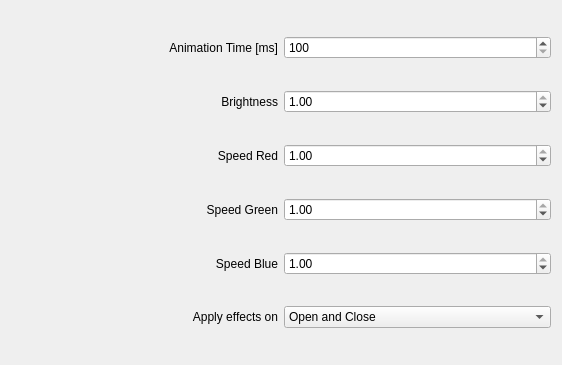
<?xml version="1.0" encoding="UTF-8"?>

<!--
SPDX-FileCopyrightText: Simon Schneegans <code@simonschneegans.de>
SPDX-License-Identifier: GPL-3.0-or-later
-->

<ui version="4.0">
 <class>BMWConfigForm</class>
 <widget class="QWidget" name="BMWConfigForm">
  <property name="geometry">
   <rect>
    <x>0</x>
    <y>0</y>
    <width>562</width>
    <height>365</height>
   </rect>
  </property>
  <layout class="QGridLayout" name="gridLayout">
   <item row="2" column="0">
    <widget class="QLabel" name="label_2">
     <property name="text">
      <string>Speed Red</string>
     </property>
     <property name="alignment">
      <set>Qt::AlignmentFlag::AlignRight|Qt::AlignmentFlag::AlignTrailing|Qt::AlignmentFlag::AlignVCenter</set>
     </property>
    </widget>
   </item>
   <item row="0" column="1">
    <widget class="QSpinBox" name="kcfg_Duration">
     <property name="minimum">
      <number>100</number>
     </property>
     <property name="maximum">
      <number>9999</number>
     </property>
     <property name="singleStep">
      <number>100</number>
     </property>
    </widget>
   </item>
   <item row="1" column="0">
    <widget class="QLabel" name="label_3">
     <property name="text">
      <string>Brightness</string>
     </property>
     <property name="alignment">
      <set>Qt::AlignmentFlag::AlignRight|Qt::AlignmentFlag::AlignTrailing|Qt::AlignmentFlag::AlignVCenter</set>
     </property>
    </widget>
   </item>
   <item row="0" column="0">
    <widget class="QLabel" name="label">
     <property name="text">
      <string>Animation Time [ms]</string>
     </property>
     <property name="alignment">
      <set>Qt::AlignmentFlag::AlignRight|Qt::AlignmentFlag::AlignTrailing|Qt::AlignmentFlag::AlignVCenter</set>
     </property>
    </widget>
   </item>
   <item row="1" column="1">
    <widget class="QDoubleSpinBox" name="kcfg_Brightness">
     <property name="minimum">
      <double>0.000000000000000</double>
     </property>
     <property name="maximum">
      <double>1.000000000000000</double>
     </property>
     <property name="singleStep">
      <double>0.100000000000000</double>
     </property>
     <property name="value">
      <double>1.000000000000000</double>
     </property>
    </widget>
   </item>
   <item row="3" column="0">
    <widget class="QLabel" name="label_4">
     <property name="text">
      <string>Speed Green</string>
     </property>
     <property name="alignment">
      <set>Qt::AlignmentFlag::AlignRight|Qt::AlignmentFlag::AlignTrailing|Qt::AlignmentFlag::AlignVCenter</set>
     </property>
    </widget>
   </item>
   <item row="4" column="0">
    <widget class="QLabel" name="label_4">
     <property name="text">
      <string>Speed Blue</string>
     </property>
     <property name="alignment">
      <set>Qt::AlignmentFlag::AlignRight|Qt::AlignmentFlag::AlignTrailing|Qt::AlignmentFlag::AlignVCenter</set>
     </property>
    </widget>
   </item>
   <item row="2" column="1">
    <widget class="QDoubleSpinBox" name="kcfg_SpeedR">
     <property name="maximum">
      <double>1.000000000000000</double>
     </property>
     <property name="singleStep">
      <double>0.100000000000000</double>
     </property>
     <property name="value">
      <double>1.000000000000000</double>
     </property>
    </widget>
   </item>
   <item row="3" column="1">
    <widget class="QDoubleSpinBox" name="kcfg_SpeedG">
     <property name="minimum">
      <double>0.000000000000000</double>
     </property>
     <property name="maximum">
      <double>1.000000000000000</double>
     </property>
     <property name="singleStep">
      <double>0.100000000000000</double>
     </property>
     <property name="value">
      <double>1.000000000000000</double>
     </property>
    </widget>
   </item>
   <item row="4" column="1">
    <widget class="QDoubleSpinBox" name="kcfg_SpeedB">
     <property name="minimum">
      <double>0.000000000000000</double>
     </property>
     <property name="maximum">
      <double>1.000000000000000</double>
     </property>
     <property name="singleStep">
      <double>0.100000000000000</double>
     </property>
     <property name="value">
      <double>1.000000000000000</double>
     </property>
    </widget>
   </item>
  
            <item row="5" column="0">
                <widget class="QLabel" name="label_ApplyEffectsOn">
                    <property name="text">
                        <string>Apply effects on</string>
                    </property>
                    <property name="alignment">
                        <set>Qt::AlignmentFlag::AlignRight|Qt::AlignmentFlag::AlignTrailing|Qt::AlignmentFlag::AlignVCenter</set>
                    </property>
                </widget>
            </item>
            <item row="5" column="1">
                <widget class="QComboBox" name="kcfg_ApplyEffectsOn">
                                        <property name="currentIndex">
                        <number>2</number>
                    </property>
<item>
                        <property name="text">
                            <string>Open only</string>
                        </property>
                    </item>
                    <item>
                        <property name="text">
                            <string>Close only</string>
                        </property>
                    </item>
                    <item>
                        <property name="text">
                            <string>Open and Close</string>
                        </property>
                    </item>
                </widget>
            </item>

        </layout>
 </widget>
 <resources/>
 <connections/>
</ui>
